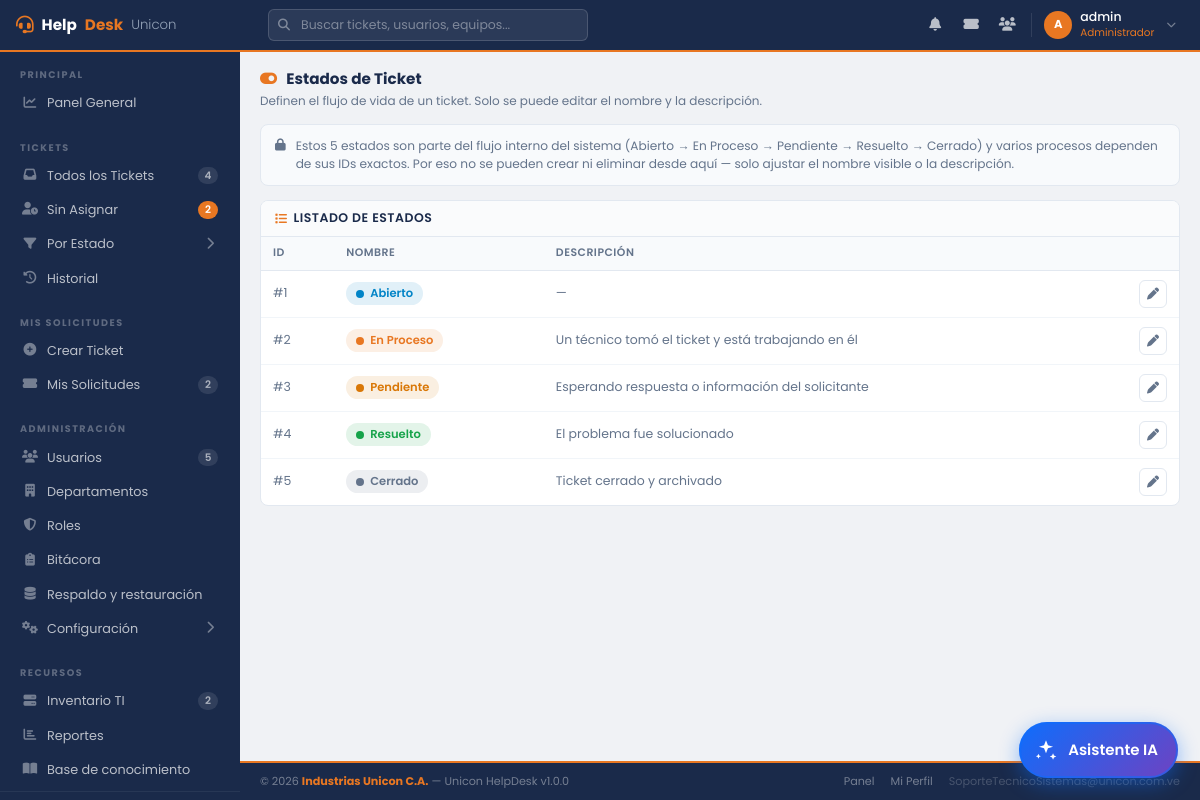
The page /admin/estados.php (signed in) on the database its author committed.
### tables this page shows
CREATE TABLE `roles` (
  `id_rol` int(11) NOT NULL AUTO_INCREMENT,
  `nombre` varchar(50) NOT NULL,
  `descripcion` text DEFAULT NULL,
  `nivel_acceso` tinyint(1) NOT NULL DEFAULT 1,
  PRIMARY KEY (`id_rol`),
  UNIQUE KEY `nombre` (`nombre`)
);

CREATE TABLE `estados_ticket` (
  `id_estado_ticket` int(11) NOT NULL AUTO_INCREMENT,
  `nombre` varchar(50) NOT NULL,
  `descripcion` text DEFAULT NULL,
  PRIMARY KEY (`id_estado_ticket`),
  UNIQUE KEY `nombre` (`nombre`)
);

### admin/estados.php (the view, shortened to what this page needs)
<?php
include '../config/conexion.php';
$estados = $conexion->query("SELECT id_estado_ticket, nombre, descripcion FROM estados_ticket ORDER BY id_estado_ticket ASC");
include_once '../includes/header2.php';
include_once '../includes/sidebar.php';
?>
<main class="hd-main">
    <div class="hd-page-header">
        <div>
            <div class="hd-page-title"><i class="fas fa-toggle-on" style="color:var(--naranja);margin-right:6px;"></i> Estados de Ticket</div>
            <div class="hd-page-sub">Definen el flujo de vida de un ticket. Solo se puede editar el nombre y la descripción.</div>
        </div>
    </div>
    <div class="hd-info-fija">
        <i class="fas fa-lock" style="color:var(--muted);margin-top:2px;"></i>
        <div>
            Estos 5 estados son parte del flujo interno del sistema (Abierto → En Proceso → Pendiente → Resuelto → Cerrado)
            y varios procesos dependen de sus IDs exactos. Por eso no se pueden crear ni eliminar desde aquí — solo ajustar
            el nombre visible o la descripción.
        </div>
    </div>
    <div class="hd-card">
        <div class="hd-card-header">
            <h5 class="hd-card-title"><i class="fas fa-list"></i> Listado de Estados</h5>
        </div>
        <div class="hd-card-body" style="padding:0;">
            <table class="hd-table">
                <thead>
                    <tr>
                        <th>ID</th>
                        <th>Nombre</th>
                        <th>Descripción</th>
                        <th></th>
                    </tr>
                </thead>
                <tbody>
                    <?php
                    $colores = [1=>'#0284c7', 2=>'#E87722', 3=>'#d97706', 4=>'#16a34a', 5=>'#64748b'];
                    while ($e = $estados->fetch_assoc()):
                        $color = $colores[$e['id_estado_ticket']] ?? '#94a3b8';
                    ?>
                    <tr>
                        <td style="color:var(--muted);">#<?= $e['id_estado_ticket'] ?></td>
                        <td>
                            <span class="hd-badge-estado" style="background:color-mix(in srgb, <?= $color ?> 12%, white); color:<?= $color ?>;">
                                <span class="dot" style="background:<?= $color ?>;"></span> <?= htmlspecialchars($e['nombre']) ?>
                            </span>
                        </td>
                        <td style="color:var(--muted);"><?= htmlspecialchars($e['descripcion'] ?? '—') ?></td>
                        <td class="acciones">
                            <button class="hd-icon-btn" title="Editar"
                                onclick='modoEditar(<?= json_encode([
                                    "id" => $e["id_estado_ticket"],
                                    "nombre" => $e["nombre"],
                                    "descripcion" => $e["descripcion"]
                                ], JSON_HEX_APOS | JSON_HEX_QUOT) ?>)'>
                                <i class="fas fa-pen"></i>
                            </button>
                        </td>
                    </tr>
                    <?php endwhile; ?>
                </tbody>
            </table>
        </div>
    </div>
</main>
<?php include_once '../includes/footer2.php'; ?>

### includes/header2.php (shortened to what this page needs)
<?php
$usuario_activo = $_SESSION['usser'];
$rol_id         = (int)$_SESSION['id_rol'];
$inicial        = strtoupper(substr($usuario_activo, 0, 1));
$rol_nombre     = match($rol_id) { 3=>'Administrador', 2=>'Técnico TI', 1=>'Usuario', default=>'—' };
try {
    $q_rn = $conexion->prepare("SELECT nombre FROM roles WHERE id_rol = ?");
    $q_rn->bind_param("i", $rol_id); $q_rn->execute();
    if ($f_rn = $q_rn->get_result()->fetch_assoc()) $rol_nombre = $f_rn['nombre'];
} catch (Throwable $e) {  }
?>
<!DOCTYPE html>
<html lang="es">
<head>
    <link rel="stylesheet" href="https://cdn.jsdelivr.net/npm/bootstrap@5.3.0/dist/css/bootstrap.min.css">
    <link rel="stylesheet" href="https://cdnjs.cloudflare.com/ajax/libs/font-awesome/6.4.0/css/all.min.css">
    <link rel="stylesheet" href="../assets/css/dashboard2.css">
</head>
<body>
<header class="hd-topbar">
    <a href="dashboard.php" class="hd-topbar-brand">
        <i class="fas fa-headset"></i>
        Help<span>Desk</span> <small>Unicon</small>
    </a>
    <div class="hd-topbar-search" style="position:relative;">
        <i class="fas fa-search"></i>
        <input type="search" id="hdBuscar" autocomplete="off" maxlength="60"
               placeholder="<?= $rol_id === 3 ? 'Buscar tickets, usuarios, equipos...' : ($rol_id === 2 ? 'Buscar tickets, equipos...' : 'Buscar en mis tickets...') ?>">
    </div>
    <div class="hd-topbar-right">
        <div class="hd-notif-wrap">
            <button type="button" class="hd-topbar-icon" id="hdBell" title="Notificaciones" style="background:none;border:0;position:relative;">
                <i class="fas fa-bell"></i>
            </button>
        </div>
        <?php if ($rol_id >= 2): ?>
        <a href="<?= $rol_id === ROL_ADMIN ? 'tickets.php' : 'tickets_asignados.php' ?>" class="hd-topbar-icon" title="Tickets">
            <i class="fas fa-ticket-alt"></i>
        </a>
        <?php endif; ?>
        <?php if ($rol_id == 3): ?>
        <a href="procesos/usuarios.php" class="hd-topbar-icon" title="Usuarios">
            <i class="fas fa-users"></i>
        </a>
        <?php endif; ?>
        <div style="position:relative;">
            <button class="hd-topbar-user" onclick="toggleUserMenu()" id="userBtn">
                <div class="hd-avatar"><?= $inicial ?></div>
                <div class="hd-topbar-user-info">
                    <span class="hd-topbar-user-name"><?= htmlspecialchars($usuario_activo) ?></span>
                    <span class="hd-topbar-user-role"><?= $rol_nombre ?></span>
                </div>
                <i class="fas fa-chevron-down" style="color:rgba(255,255,255,0.4);font-size:0.6rem;margin-left:4px;"></i>
            </button>
        </div>
    </div>
</header>

### assets/css/dashboard2.css (style rules this page uses)
:root { --azul: #1a2a4a; --azul-mid: #243660; --azul-light: #2d4a7a; --naranja: #E87722; --naranja-lt: #f59342; --bg: #f0f2f5; --card: #ffffff; --texto: #1e293b; --muted: #64748b; --borde: #e2e8f0; --sidebar-w: 240px; --nav-h: 52px; --success: #16a34a; --danger: #dc2626; --warning: #d97706; --info: #0284c7; }
*, *::before, *::after { box-sizing: border-box; margin: 0; padding: 0; }
body { font-family: 'Poppins', sans-serif; background: var(--bg); color: var(--texto); font-size: 13px; }
.hd-topbar { position: fixed; top: 0; left: 0; right: 0; height: var(--nav-h); background: var(--azul); border-bottom: 2px solid var(--naranja); display: flex; align-items: center; padding: 0 16px; z-index: 200; gap: 12px; }
.hd-topbar-brand { display: flex; align-items: center; gap: 8px; color: #fff; font-weight: 700; font-size: 0.95rem; text-decoration: none; width: var(--sidebar-w); flex-shrink: 0; }
.hd-topbar-brand i { color: var(--naranja); font-size: 1.1rem; }
.hd-topbar-brand span { color: var(--naranja); }
.hd-topbar-brand small { color: #94a3b8; font-weight: 300; }
.hd-topbar-search { flex: 1; max-width: 320px; position: relative; }
.hd-topbar-search input { width: 100%; background: rgba(255,255,255,0.08); border: 1px solid rgba(255,255,255,0.15); border-radius: 6px; padding: 6px 12px 6px 32px; color: #fff; font-size: 0.78rem; outline: none; transition: all 0.2s; }
.hd-topbar-search input::placeholder { color: rgba(255,255,255,0.4); }
.hd-topbar-search i { position: absolute; left: 10px; top: 50%; transform: translateY(-50%); color: rgba(255,255,255,0.4); font-size: 0.75rem; }
.hd-topbar-right { margin-left: auto; display: flex; align-items: center; gap: 4px; }
.hd-topbar-icon { width: 32px; height: 32px; border-radius: 6px; display: flex; align-items: center; justify-content: center; color: rgba(255,255,255,0.7); font-size: 0.85rem; cursor: pointer; transition: all 0.2s; text-decoration: none; position: relative; }
.hd-topbar-user { display: flex; align-items: center; gap: 8px; padding: 4px 8px 4px 4px; border-radius: 8px; cursor: pointer; transition: all 0.2s; text-decoration: none; border: none; background: transparent; }
.hd-avatar { width: 28px; height: 28px; background: var(--naranja); border-radius: 50%; color: #fff; font-size: 0.72rem; font-weight: 700; display: flex; align-items: center; justify-content: center; flex-shrink: 0; }
.hd-topbar-user-info { text-align: left; }
.hd-topbar-user-name { color: #fff; font-size: 0.78rem; font-weight: 500; line-height: 1.2; display: block; }
.hd-topbar-user-role { color: var(--naranja); font-size: 0.65rem; display: block; }
.hd-main { flex: 1; padding: 16px 20px; }
.hd-page-header { display: flex; align-items: center; justify-content: space-between; margin-bottom: 14px; flex-wrap: wrap; gap: 8px; }
.hd-page-title { font-size: 0.95rem; font-weight: 700; color: var(--azul); }
.hd-page-sub { font-size: 0.75rem; color: var(--muted); margin-top: 1px; }
.hd-card { background: var(--card); border-radius: 8px; border: 1px solid var(--borde); overflow: hidden; }
.hd-card-header { padding: 10px 14px; border-bottom: 1px solid var(--borde); display: flex; align-items: center; justify-content: space-between; background: #fafbfc; }
.hd-card-title { font-size: 0.78rem; font-weight: 600; color: var(--azul); display: flex; align-items: center; gap: 6px; margin: 0; text-transform: uppercase; letter-spacing: 0.5px; }
.hd-card-title i { color: var(--naranja); font-size: 0.75rem; }
.hd-card-body { padding: 12px 14px; }
.hd-table { width: 100%; border-collapse: collapse; font-size: 0.78rem; }
.hd-table thead th { background: #f8fafc; color: var(--muted); font-weight: 600; font-size: 0.68rem; text-transform: uppercase; letter-spacing: 0.5px; padding: 8px 12px; border-bottom: 1px solid var(--borde); white-space: nowrap; }
.hd-table tbody td { padding: 9px 12px; border-bottom: 1px solid #f1f5f9; vertical-align: middle; color: var(--texto); }
.hd-table tbody tr:last-child td { border-bottom: none; }

### includes/header2.php (style rules this page uses)
.hd-notif-wrap { position:relative; }

### rows shown on the page
roles: nombre "Administrador"
estados_ticket: id_estado_ticket "1", nombre "Abierto", descripcion "—"
estados_ticket: id_estado_ticket "2", nombre "En Proceso", descripcion "Un técnico tomó el ticket y está trabajando en él"
estados_ticket: id_estado_ticket "3", nombre "Pendiente", descripcion "Esperando respuesta o información del solicitante"
estados_ticket: id_estado_ticket "4", nombre "Resuelto", descripcion "El problema fue solucionado"
estados_ticket: id_estado_ticket "5", nombre "Cerrado", descripcion "Ticket cerrado y archivado"

### other values the page prints
$inicial "A"
$usuario_activo "admin"
$n "4 2 2 5 2"
EMPRESA_NOMBRE "Industrias Unicon C.A."
NOMBRE_SISTEMA "Unicon HelpDesk"
VERSION_SISTEMA "1.0.0"
EMAIL_SOPORTE "SoporteTecnicoSistemas@unicon.com.ve"
